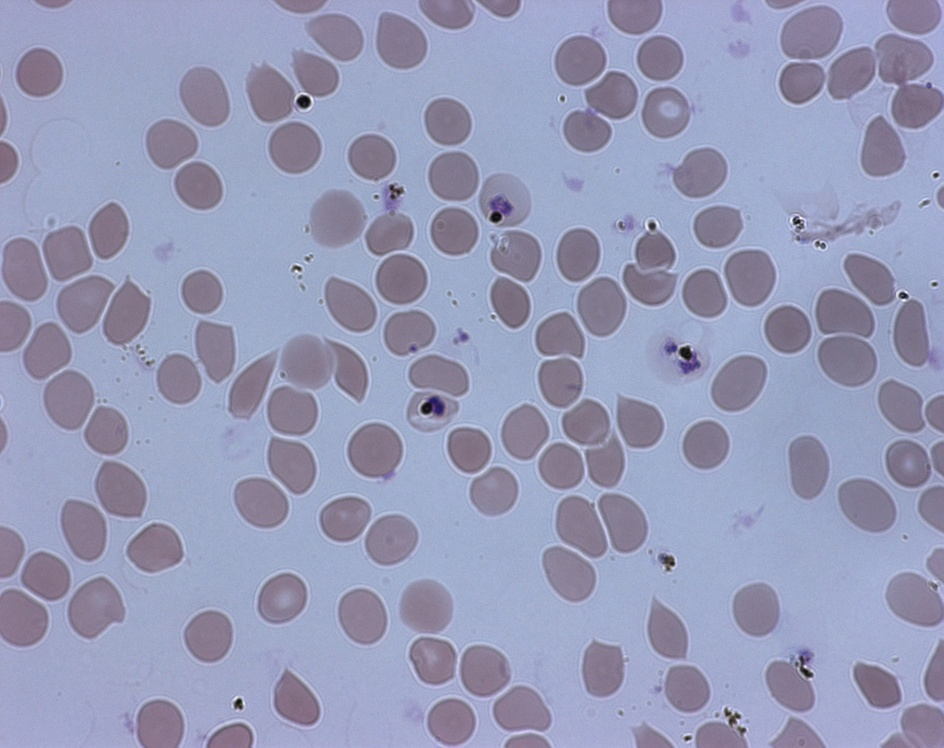
#> input picture images/001.jpg, 944 x 748 px, shrunk from 1300 x 1030 before the run
$ python -i masks.py   (imports and definitions only)
#> lines starting #> are read from the running program, lines starting #| are printed output that depends on the picture; after the words box and inside, x2 and y2 are one past the last pixel; in counts of white or black regions, pixels touching at a corner belong together
#!/usr/bin/env python
import sys,cv2
import numpy as np

def dark_purple(im):
	lower_dpurp = np.array([90,20,35])
	upper_dpurp = np.array([100,30,45])
	mask_purp = cv2.inRange(im,lower_dpurp,upper_dpurp)
	countP = cv2.countNonZero(mask_purp)
	return countP, mask_purp

def light_purple(im):
	lower_dpurp = np.array([128,52,90])
	upper_dpurp = np.array([140,65,110])
	mask_purp = cv2.inRange(im,lower_dpurp,upper_dpurp)
	countP = cv2.countNonZero(mask_purp)
	return countP, mask_purp

def mid_purple(im):
	lower_dpurp = np.array([117,48,60])
	upper_dpurp = np.array([128,58,75])
	mask_purp = cv2.inRange(im,lower_dpurp,upper_dpurp)
	countP = cv2.countNonZero(mask_purp)
	return countP, mask_purp

def mist_purple(im):
	lower_dpurp = np.array([115,70,112])
	upper_dpurp = np.array([130,82,92])
	mask_purp = cv2.inRange(im,lower_dpurp,upper_dpurp)
	countP = cv2.countNonZero(mask_purp)
	return countP, mask_purp
def black(im):
	lower_dpurp = np.array([10,10,10])
	upper_dpurp = np.array([25,25,25])
	mask_purp = cv2.inRange(im,lower_dpurp,upper_dpurp)
	countP = cv2.countNonZero(mask_purp)
	return countP, mask_purp
def off_white(im):
	lower_dpurp = np.array([160,160,165])
	upper_dpurp = np.array([172,172,177])
	mask_purp = cv2.inRange(im,lower_dpurp,upper_dpurp)
	countP = cv2.countNonZero(mask_purp)
	return countP, mask_purp

def get_all_masks(im):

	# im = cv2.imread(sys.argv[1])

	c1, mask1 = dark_purple(im)
	c2, mask2 = light_purple(im)
	c3, mask3 = mid_purple(im)
	c4, mask4 = mist_purple(im)
	c5, mask5 = black(im)
	c6, mask6 = off_white(im)

	mask7 = mask1 | mask2 | mask3 | mask4 | mask5 | mask6

	return c1+c2+c3+c4+c5+c6

# cv2.imshow("Batmans Rubber Mask", mask7)
# cv2.waitKey(0)

>>> import cv2
>>> picture = cv2.imread('../images/001.jpg')
#> picture is the input picture: shape (748, 944, 3); mean B, G, R 183.8, 154.3, 150.9
>>> result = get_all_masks(picture)
#> in dark_purple, `mask_purp = cv2.inRange(im,lower_dpurp,upper_dpurp)`:
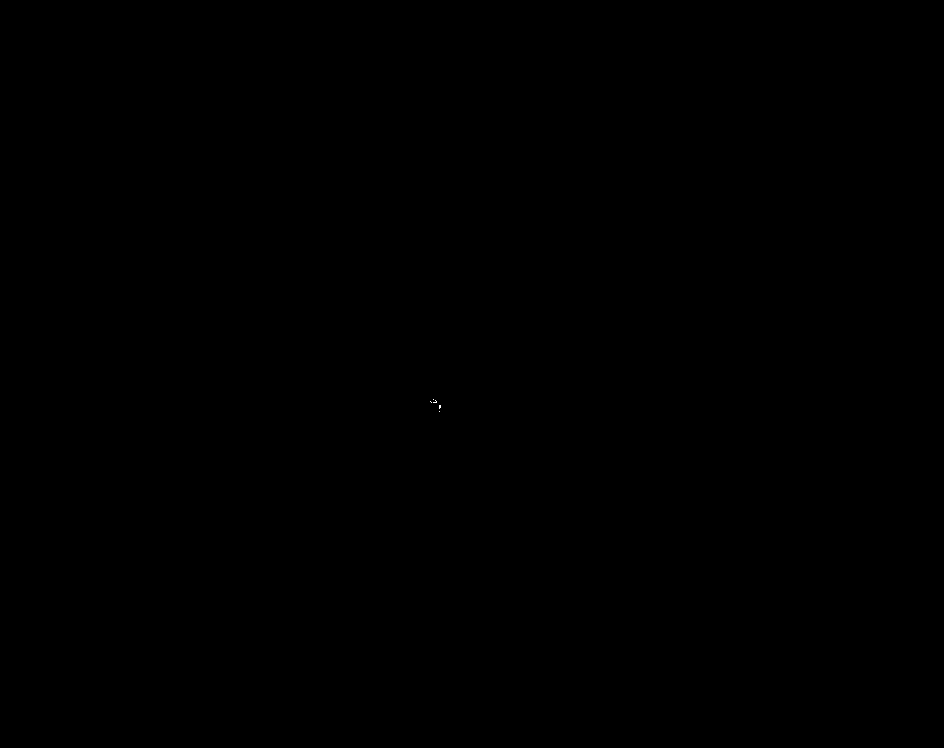
#> mask_purp: shape (748, 944); 0% white in thin lines or dots, all inside (x1, y1, x2, y2) = (430, 399, 441, 412)
#> in dark_purple, `countP = cv2.countNonZero(mask_purp)`: countP = 17
#> in light_purple, `mask_purp = cv2.inRange(im,lower_dpurp,upper_dpurp)`: mask_purp: shape (748, 944); 0% white in thin lines or dots, all inside (x1, y1, x2, y2) = (433, 208, 497, 410)
#> in light_purple, `countP = cv2.countNonZero(mask_purp)`: countP = 2
#> in mid_purple, `mask_purp = cv2.inRange(im,lower_dpurp,upper_dpurp)`: mask_purp: shape (748, 944); 0% white in thin lines or dots, all inside (x1, y1, x2, y2) = (434, 203, 695, 411)
#> in mid_purple, `countP = cv2.countNonZero(mask_purp)`: countP = 30
#> in mist_purple, `mask_purp = cv2.inRange(im,lower_dpurp,upper_dpurp)`: mask_purp: shape (748, 944); every value is 0
#> in mist_purple, `countP = cv2.countNonZero(mask_purp)`: countP = 0
#> in black, `mask_purp = cv2.inRange(im,lower_dpurp,upper_dpurp)`: mask_purp: shape (748, 944); 0.02% white in thin lines or dots, all inside (x1, y1, x2, y2) = (237, 97, 807, 704)
#> in black, `countP = cv2.countNonZero(mask_purp)`: countP = 127
#> in off_white, `mask_purp = cv2.inRange(im,lower_dpurp,upper_dpurp)`: mask_purp: shape (748, 944); 0% white in thin lines or dots, all inside (x1, y1, x2, y2) = (297, 270, 800, 727)
#> in off_white, `countP = cv2.countNonZero(mask_purp)`: countP = 4
#> in get_all_masks, `mask7 = mask1 | mask2 | mask3 | mask4 | mask5 | mask6`: mask7: shape (748, 944); 0.03% white in thin lines or dots, all inside (x1, y1, x2, y2) = (237, 97, 807, 727)
#> result = 180
